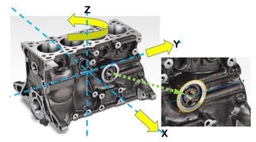
#> input picture motor_block.png, 256 x 142 px, shrunk from 662 x 368 before the run
$ python hough_motor.py
#> lines starting #> are read from the running program, lines starting #| are printed output that depends on the picture; after the words box and inside, x2 and y2 are one past the last pixel; in counts of white or black regions, pixels touching at a corner belong together
import cv2
import numpy as np
import matplotlib.pyplot as plt
import os


def preprocesar_imagen(ruta_imagen: str, recortar_zoom_derecho: bool = True):
    """
    Carga la imagen, opcionalmente recorta la ampliación del aro para evitar
    que las flechas X/Y/Z del diagrama generen rectas falsas, y extrae bordes.
    """
#> called with ruta_imagen = 'motor_block.png', recortar_zoom_derecho = True
    if not os.path.exists(ruta_imagen):
        raise FileNotFoundError(f"No se encontró la imagen: {ruta_imagen}")

    img_color = cv2.imread(ruta_imagen)
#> img_color is the input picture: shape (142, 256, 3); mean B, G, R 177.4, 183.1, 182.1

    # recortamos el recuadro ampliado de la derecha
    # donde se ve claramente el anillo metálico (aro C) sin las flechas X, Y, Z.
    if recortar_zoom_derecho:
        h, w, _ = img_color.shape
#> h = 142; w = 256
        img_color = img_color[int(h * 0.35):int(h * 0.90), int(w * 0.62):int(w * 0.98)]
#> img_color: shape (78, 92, 3)

    gris = cv2.cvtColor(img_color, cv2.COLOR_BGR2GRAY)
    suavizada = cv2.GaussianBlur(gris, (5, 5), 1.5)
    bordes = cv2.Canny(suavizada, threshold1=70, threshold2=160)
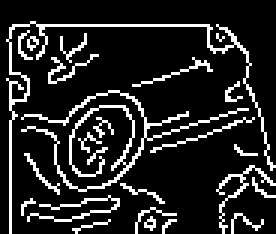
#> bordes: shape (78, 92) (shown 3 times larger); 14.5% white in thin lines or dots, all inside (x1, y1, x2, y2) = (2, 7, 92, 78)

    return img_color, gris, bordes


# ACTIVIDAD 2: TRANSFORMADA DE HOUGH PARA RECTAS (IMPLEMENTACIÓN EXPLÍCITA)
def hough_rectas_manual(bordes: np.ndarray, umbral_votos: int = 65):
#> called with umbral_votos = 65
    alto, ancho = bordes.shape
#> alto = 78; ancho = 92
    diag_max = int(np.ceil(np.sqrt(ancho**2 + alto**2)))
#> diag_max = 121

    thetas = np.deg2rad(np.arange(-90.0, 90.0, 1.0))
    rhos = np.linspace(-diag_max, diag_max, diag_max * 2)
#> rhos = 242 values from -121 to 121

    acumulador = np.zeros((len(rhos), len(thetas)), dtype=np.uint64)
    y_idxs, x_idxs = np.nonzero(bordes)
#> y_idxs = 1038 values from 7 to 77; x_idxs = 1038 values, max 91 at index 703, min 2 at index 105, mean 41.43
    cos_t, sin_t = np.cos(thetas), np.sin(thetas)

    for x, y in zip(x_idxs, y_idxs):
        for t_idx in range(len(thetas)):
            rho_idx = int(round(x * cos_t[t_idx] + y * sin_t[t_idx])) + diag_max
            acumulador[rho_idx, t_idx] += 1
#> this loop made 1038 passes
#> (x, y) on passes 1 to 3: (10, 7), (11, 7), (4, 8)
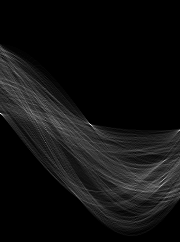
#> acumulador: shape (242, 180) uint64; min 0, max 65, mean 4.3; drawn with min black and max white

    rectas = []
    rho_idxs, theta_idxs = np.where(acumulador >= umbral_votos)
#> rho_idxs = [113]; theta_idxs = [0]
    for r_idx, t_idx in zip(rho_idxs, theta_idxs):
        rectas.append((rhos[r_idx], thetas[t_idx]))
#> this loop made 1 pass
#> (r_idx, t_idx) on pass 1: (113, 0)
#> after the loop, rectas = [(-7.53, -1.57)]

    return rectas, acumulador


def dibujar_rectas(img_color: np.ndarray, rectas: list) -> np.ndarray:
    resultado = img_color.copy()
    for rho, theta in rectas:
        a, b = np.cos(theta), np.sin(theta)
        x0, y0 = a * rho, b * rho
        x1, y1 = int(x0 + 1000 * (-b)), int(y0 + 1000 * a)
        x2, y2 = int(x0 - 1000 * (-b)), int(y0 - 1000 * a)
        cv2.line(resultado, (x1, y1), (x2, y2), (0, 255, 0), 2)
    return resultado


# ACTIVIDAD 3: TRANSFORMADA DE HOUGH PARA CIRCUNFERENCIAS (RADIO CALIBRADO)
def hough_circunferencia_optima(bordes: np.ndarray, radio_min: int = 20, radio_max: int = 55):
    """
    Evalúa el espacio acumulador (x0, y0) para el aro 'C' buscando el pico
    de máxima acumulación dentro de la tolerancia de escala del anillo.
    """
    alto, ancho = bordes.shape
    y_idxs, x_idxs = np.nonzero(bordes)

    angulos = np.deg2rad(np.arange(0, 360, 2))
    cos_a, sin_a = np.cos(angulos), np.sin(angulos)

    mejor_circulo = None
    max_votos_global = 0
    mejor_acumulador = None

    for r in range(radio_min, radio_max + 1):
        acumulador = np.zeros((alto, ancho), dtype=np.uint64)

        for x, y in zip(x_idxs, y_idxs):
            x0_cand = np.round(x - r * cos_a).astype(int)
            y0_cand = np.round(y - r * sin_a).astype(int)

            validos = (
                (x0_cand >= 0) & (x0_cand < ancho) &
                (y0_cand >= 0) & (y0_cand < alto)
            )
            for x0, y0 in zip(x0_cand[validos], y0_cand[validos]):
                acumulador[y0, x0] += 1

        y_max, x_max = np.unravel_index(np.argmax(acumulador), acumulador.shape)
        votos = int(acumulador[y_max, x_max])

        # Normalizamos ligeramente por el perímetro para no favorecer solo radios grandes
        score = votos / np.sqrt(r)
        if score > max_votos_global:
            max_votos_global = score
            mejor_circulo = (int(x_max), int(y_max), int(r), votos)
            mejor_acumulador = acumulador

    return [mejor_circulo] if mejor_circulo else [], mejor_acumulador


def dibujar_circunferencias(img_color: np.ndarray, circulos: list) -> np.ndarray:
    resultado = img_color.copy()
    for (x0, y0, r, votos) in circulos:
        # Aro "C" detectado (azul)
        cv2.circle(resultado, (x0, y0), r, (255, 0, 0), 2)
        # Centro "A" de montaje (punto rojo)
        cv2.circle(resultado, (x0, y0), 4, (0, 0, 255), -1)
        cv2.putText(
            resultado, f"A({x0},{y0})", (x0 + 8, y0 - 8),
            cv2.FONT_HERSHEY_SIMPLEX, 0.45, (0, 0, 255), 2
        )
    return resultado


if __name__ == "__main__":
    CARPETA_RAIZ = os.path.dirname(os.path.abspath(__file__))
    RUTA_MOTOR = os.path.join(CARPETA_RAIZ, "motor_block.png")

    img_orig, _, bordes = preprocesar_imagen(RUTA_MOTOR, recortar_zoom_derecho=True)

    # 1. Hough Rectas
    rectas, _ = hough_rectas_manual(bordes, umbral_votos=65)
#> rectas = [(-7.53, -1.57)]
    img_rectas = dibujar_rectas(img_orig, rectas)
#> the loop in dibujar_rectas, `for rho, theta in rectas:` made 1 pass
#> (rho, theta, a, b, x0, y0, x1, y1) on pass 1: (-7.53, -1.57, 6.12e-17, -1, -4.61e-16, 7.53, 1000, 7)
#> after the loop in dibujar_rectas, `for rho, theta in rectas:`:
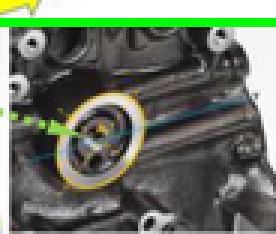
#> resultado: shape (78, 92, 3) (shown 3 times larger); mean B, G, R 102.4, 116.2, 108.1
    print(f"-> Rectas detectadas: {len(rectas)}")
#| -> Rectas detectadas: 1

    # 2. Hough Circunferencias (Aro C -> Centro A)
    circulos, _ = hough_circunferencia_optima(bordes, radio_min=20, radio_max=50)
#> in hough_circunferencia_optima, `y_idxs, x_idxs = np.nonzero(bordes)`: y_idxs = 1038 values from 7 to 77
#> after the loop in hough_circunferencia_optima, `for r in range(radio_min, radio_max + 1):`:
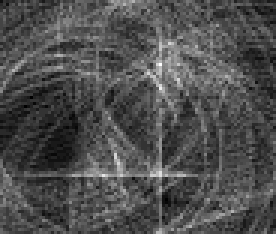
#> acumulador: shape (78, 92) uint64 (shown 3 times larger); min 0, max 30, mean 9.2; drawn with min black and max white
#> after the loop in hough_circunferencia_optima, `for r in range(radio_min, radio_max + 1):`:
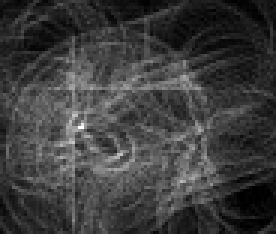
#> mejor_acumulador: shape (78, 92) uint64 (shown 3 times larger); min 1, max 74, mean 18.5; drawn with min black and max white
#> circulos = [(26, 42, 21, 74)]
    img_circulos = dibujar_circunferencias(img_orig, circulos)
#> the loop in dibujar_circunferencias, `for (x0, y0, r, votos) in circulos: # Aro "C" detectado (azul)` made 1 pass
#> after the loop in dibujar_circunferencias, `for (x0, y0, r, votos) in circulos:`:
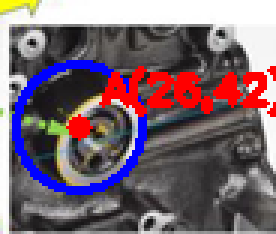
#> resultado: shape (78, 92, 3) (shown 3 times larger); mean B, G, R 112.7, 102.5, 121.6
    print(f"-> Centro A detectado (x0, y0, R, votos): {circulos}")
#| -> Centro A detectado (x0, y0, R, votos): [(26, 42, 21, 74)]

    # Guardar salidas para el informe
    cv2.imwrite(os.path.join(CARPETA_RAIZ, "salida_1_bordes_canny.jpg"), bordes)
    cv2.imwrite(os.path.join(CARPETA_RAIZ, "salida_2_hough_rectas.jpg"), img_rectas)
    cv2.imwrite(os.path.join(CARPETA_RAIZ, "salida_3_hough_circunferencia.jpg"), img_circulos)

    # Mostrar en pantalla
    fig, axs = plt.subplots(1, 3, figsize=(14, 5))
    axs[0].imshow(bordes, cmap="gray")
    axs[0].set_title("1. Bordes Extraídos (Canny)")

    axs[1].imshow(cv2.cvtColor(img_rectas, cv2.COLOR_BGR2RGB))
    axs[1].set_title(f"2. Hough Rectas ({len(rectas)} detectadas)")

    axs[2].imshow(cv2.cvtColor(img_circulos, cv2.COLOR_BGR2RGB))
    axs[2].set_title("3. Hough Circunferencia (Centro A)")

    for ax in axs:
        ax.axis("off")

    plt.tight_layout()
    plt.show()
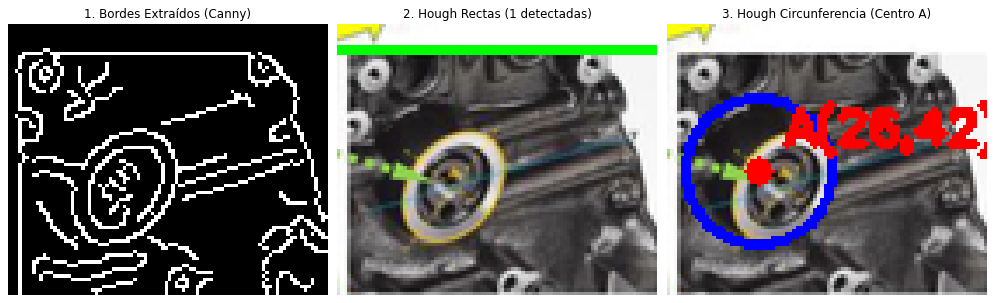
#> figure drawn by matplotlib, 3 panels
